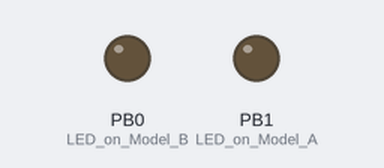
Bench run of a sketch on a simulated ATtiny85, built with avr-gcc and run on an emulated ATtiny85. Parts: output pins drawn as LEDs (lit = HIGH).

Above: at 1.05 s.
Timing chart, 0 to 4.0 s (numbered marks = the images above):
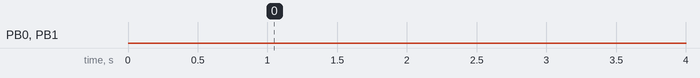

Measured:
- by itself, PB0 (LED_on_Model_B), PB1 (LED_on_Model_A): LOW → HIGH at 17.0 s, → LOW 0.10 s later, → HIGH 0.10 s later, → LOW 0.10 s later, … (1130 changes in this stretch)

The sketch:

notepad.ino
```cpp
/*
* Sketch generated by duck2spark from Marcus Mengs aka MaMe82
*
*/
#include "DigiKeyboard.h"

#define DUCK_LEN 136
const PROGMEM uint8_t duckraw [DUCK_LEN] = {
	0x0, 0xff, 0x0, 0xff, 0x0, 0xff, 0x0, 0xff, 0x0, 0xff, 0x0, 0xff, 0x0, 0xff, 0x0, 0xff, 0x0, 0xff, 0x0, 0xff, 0x0, 0xff, 0x0, 0xff, 0x0, 0xff, 0x0, 0xff, 0x0, 0xff, 0x0, 0xff, 0x0, 0xff, 0x0, 0xff, 0x0, 0xff, 0x0, 0x9b, 0x29, 0x1, 0x0, 0xff, 0x0, 0xff, 0x0, 0xff, 0x0, 0xff, 0x0, 0xff, 0x0, 0xff, 0x0, 0xff, 0x0, 0xff, 0x0, 0xff, 0x0, 0xff, 0x0, 0xff, 0x0, 0xff, 0x0, 0xff, 0x0, 0xff, 0x0, 0xff, 0x0, 0xff, 0x0, 0xff, 0x0, 0xff, 0x0, 0xff, 0x0, 0x9b, 0x11, 0x0, 0x12, 0x0, 0x17, 0x0, 0x8, 0x0, 0x13, 0x0, 0x14, 0x0, 0x7, 0x0, 0x0, 0xff, 0x0, 0xf5, 0x28, 0x0, 0x0, 0xff, 0x0, 0xf5, 0xb, 0x2, 0x8, 0x0, 0xf, 0x0, 0xf, 0x0, 0x12, 0x0, 0x2c, 0x0, 0x1d, 0x2, 0x12, 0x0, 0x15, 0x0, 0xf, 0x0, 0x7, 0x0, 0x38, 0x0, 0x38, 0x0, 0x38, 0x0, 0x28, 0x0
};
int i = 1; //how many times the payload should run (-1 for endless loop)
bool blink=true;

void setup()
{
	// initialize the digital pin as an output.
	pinMode(0, OUTPUT); //LED on Model B
	pinMode(1, OUTPUT); //LED on Model A
	DigiKeyboard.delay(1000); //wait 1000 milliseconds before first run, to give target time to initialize
}

void loop()
{

	//should code be runned in this loop?
	if (i != 0) {
		DigiKeyboard.sendKeyStroke(0);

		//parse raw duckencoder script
		for (int i=0; i<DUCK_LEN; i+=2)
		{
			uint8_t key = pgm_read_word_near(duckraw + i);
			uint8_t mod = pgm_read_word_near(duckraw + i+1);
			if (key == 0) //delay (a delay>255 is split into a sequence of delays)
			{
				DigiKeyboard.delay(mod);
			}
			else DigiKeyboard.sendKeyStroke(key,mod);
		}
		i--;
		DigiKeyboard.delay(5000); //wait 5000 milliseconds before next loop iteration

	}
	else if (blink)
	{
		digitalWrite(0, HIGH);   // turn the LED on (HIGH is the voltage level)
		digitalWrite(1, HIGH);
		delay(100);               // wait for a second
		digitalWrite(0, LOW);    // turn the LED off by making the voltage LOW
		digitalWrite(1, LOW);
		delay(100);               // wait for a second
	}
}
```
